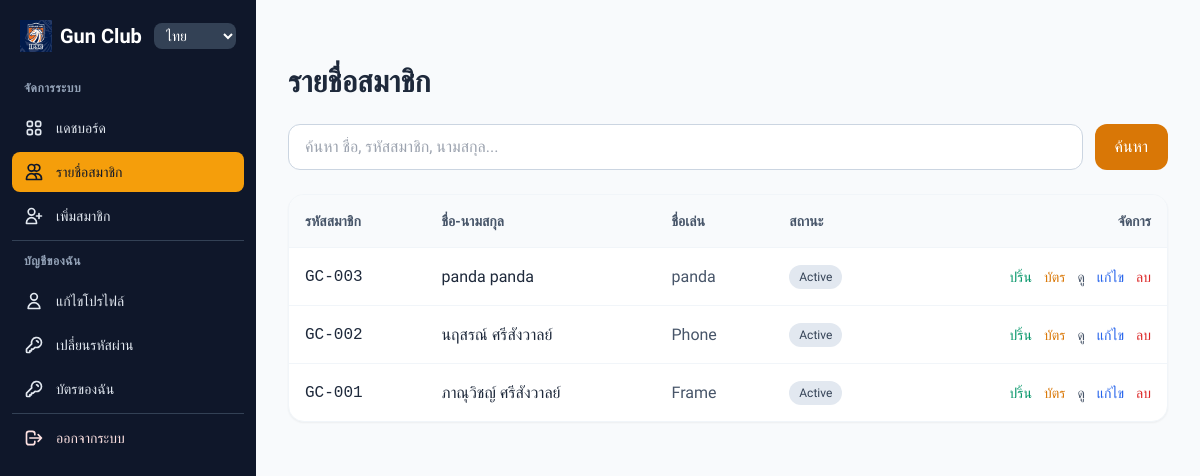
The page /th/members/ (signed in) on the database its author committed.
### members/models.py (models this page shows, shortened)
class Member(models.Model):
    ROLE_CHOICES = [
        ('MEMBER', 'Member'),
        ('STAFF', 'Staff'),
        ('COMMITTEE', 'Committee'),
        ('PRESIDENT', 'President'),
    ]
    BLOOD_CHOICES = [
        ('A', 'A'),
        ('B', 'B'),
        ('AB', 'AB'),
        ('O', 'O'),
    ]
    user = models.OneToOneField(User, on_delete=models.CASCADE)
    member_id = models.CharField(
        max_length=20,
        unique=True,
        editable=False
    )
    public_id = models.UUIDField(default=uuid.uuid4, unique=True, editable=False)
    first_name = models.CharField(max_length=100)
    last_name = models.CharField(max_length=100)
    first_name_en = models.CharField(max_length=100, blank=True)
    last_name_en = models.CharField(max_length=100, blank=True)
    nickname = models.CharField(max_length=50, blank=True)
    phone = models.CharField(max_length=20, blank=True, validators=[phone_validator])
    blood_group = models.CharField(
        max_length=3,
        choices=BLOOD_CHOICES,
        blank=True
    )
    address = models.TextField(blank=True)
    photo = models.ImageField(upload_to='member_photos/', blank=True, null=True)
    join_date = models.DateField()
    expire_date = models.DateField(blank=True, null=True)
    role = models.CharField(
        max_length=20,
        choices=ROLE_CHOICES,
        default='MEMBER'
    )
    is_active = models.BooleanField(default=True)
    class Meta:
        indexes = [
            models.Index(fields=['public_id']),
            models.Index(fields=['member_id']),
        ]
    @property
    def status(self):
        if self.expire_date and self.expire_date >= timezone.now().date():
            return "Active"
        return "Expired"

### members/decorators.py (the view)
        def wrapper(request, *args, **kwargs):
            try:
                member = Member.objects.get(user=request.user)
            except Member.DoesNotExist:
                messages.error(request, _("คุณไม่มีสิทธิ์เข้าหน้านี้"))
                return redirect("staff_login")
            if member.role not in allowed_roles:
                messages.error(request, _("คุณไม่มีสิทธิ์เข้าหน้านี้"))
                if member.role == "MEMBER":
                    return redirect("member_dashboard")
                return redirect("staff_dashboard")
            return view_func(request, *args, **kwargs)

### members/templates/members/member_list.html (shortened to what this page needs)
{% extends "base.html" %}
{% load i18n %}
{% block content %}
<div class="mb-6 flex flex-col sm:flex-row sm:items-center sm:justify-between gap-4">
    <h1 class="text-2xl sm:text-3xl font-bold text-slate-800">{% trans "รายชื่อสมาชิก" %}</h1>
</div>
<form method="GET" class="mb-6 flex flex-col sm:flex-row gap-2 sm:gap-3">
    <input type="text" name="q" value="{{ request.GET.q|default:'' }}"
           placeholder="{% trans 'ค้นหา ชื่อ, รหัสสมาชิก, นามสกุล...' %}"
           class="flex-1 border border-slate-300 rounded-xl px-4 py-2.5 focus:ring-2 focus:ring-amber-500 focus:border-amber-500 transition">
    <button type="submit" class="bg-amber-600 hover:bg-amber-700 text-white font-medium px-5 py-2.5 rounded-xl transition whitespace-nowrap">
        {% trans "ค้นหา" %}
    </button>
</form>
<div class="hidden md:block bg-white rounded-2xl shadow-sm border border-slate-100 overflow-hidden">
    <div class="overflow-x-auto">
        <table class="w-full">
            <thead class="bg-slate-50">
                <tr>
                    <th class="text-left p-4 text-sm font-semibold text-slate-600">{% trans "รหัสสมาชิก" %}</th>
                    <th class="text-left p-4 text-sm font-semibold text-slate-600">{% trans "ชื่อ-นามสกุล" %}</th>
                    <th class="text-left p-4 text-sm font-semibold text-slate-600">{% trans "ชื่อเล่น" %}</th>
                    <th class="text-left p-4 text-sm font-semibold text-slate-600">{% trans "สถานะ" %}</th>
                    <th class="text-right p-4 text-sm font-semibold text-slate-600">{% trans "จัดการ" %}</th>
                </tr>
            </thead>
            <tbody>
                {% for m in members %}
                <tr class="border-t border-slate-100 hover:bg-slate-50/50 transition">
                    <td class="p-4 font-mono font-medium text-slate-800">{{ m.member_id }}</td>
                    <td class="p-4">{{ m.first_name }} {{ m.last_name }}</td>
                    <td class="p-4 text-slate-600">{{ m.nickname|default:"—" }}</td>
                    <td class="p-4">
                        <span class="inline-flex px-2.5 py-1 rounded-full text-xs font-medium bg-slate-200 text-slate-700">
                            {{ m.status }}
                        </span>
                    </td>
                    <td class="p-4 text-right">
                        <a href="{% url 'card_print' m.public_id %}" class="text-emerald-600 hover:text-emerald-700 font-medium text-sm mr-2">{% trans "ปริ้น" %}</a>
                        <a href="{% url 'member_card' m.public_id %}" class="text-amber-600 hover:text-amber-700 font-medium text-sm mr-2">{% trans "บัตร" %}</a>
                        <a href="{% url 'member_detail' m.member_id %}" class="text-slate-600 hover:text-slate-800 font-medium text-sm mr-2">{% trans "ดู" %}</a>
                        <a href="{% url 'edit_member' m.pk %}" class="text-blue-600 hover:text-blue-700 font-medium text-sm mr-2">{% trans "แก้ไข" %}</a>
                        <a href="{% url 'delete_member' m.member_id %}" class="text-red-600 hover:text-red-700 font-medium text-sm">{% trans "ลบ" %}</a>
                    </td>
                </tr>
                {% empty %}
                <tr><td colspan="5" class="p-8 text-center text-slate-500">{% trans "ไม่พบสมาชิก" %}</td></tr>
                {% endfor %}
            </tbody>
        </table>
    </div>
</div>
{% endblock %}

### members/templates/base.html (shortened to what this page needs)
{% load i18n %}{% load static %}
<!DOCTYPE html>
<html lang="{{ request.LANGUAGE_CODE|default:'th' }}">
<head>
    <script src="https://cdn.tailwindcss.com"></script>
</head>
<body class="bg-slate-50 text-slate-800 antialiased">
<aside id="sidebar" class="fixed left-0 top-0 h-full w-64 bg-slate-900 text-white z-50 flex flex-col shadow-xl md:shadow-none transition-transform duration-300 ease-out -translate-x-full md:translate-x-0">
    <div class="p-5 pt-8 md:pt-5 flex items-center justify-between">
        <div class="text-xl font-bold flex items-center gap-2">
            <img src="{% static 'images/logo.jpg' %}" alt="Gun Club Logo" class="h-8 w-auto">
            Gun Club
        </div>
        <select onchange="switchLanguage(this.value)" class="bg-slate-700 text-white text-sm rounded-lg px-2 py-1 border-0 cursor-pointer">
            <option value="th" {% if request.LANGUAGE_CODE == 'th' %}selected{% endif %}>{% trans "ไทย" %}</option>
        </select>
    </div>
    <nav class="flex-1 px-3 pb-6 space-y-1 overflow-y-auto">
        <p class="px-3 py-2 text-xs font-semibold text-slate-400 uppercase tracking-wider">{% trans "จัดการระบบ" %}</p>
        <a href="{% url 'staff_dashboard' %}"
           class="flex items-center gap-3 px-3 py-2.5 rounded-lg text-sm font-medium transition
           {% if request.resolver_match.url_name == 'staff_dashboard' %}bg-amber-500 text-slate-900{% else %}hover:bg-slate-700 text-slate-200{% endif %}">
            {% trans "แดชบอร์ด" %}
        </a>
        <a href="{% url 'member_list' %}"
           class="flex items-center gap-3 px-3 py-2.5 rounded-lg text-sm font-medium transition
           {% if request.resolver_match.url_name == 'member_list' %}bg-amber-500 text-slate-900{% else %}hover:bg-slate-700 text-slate-200{% endif %}">
            <svg class="w-5 h-5 flex-shrink-0" fill="none" stroke="currentColor" viewBox="0 0 24 24"><path stroke-linecap="round" stroke-linejoin="round" stroke-width="2" d="M12 4.354a4 4 0 110 5.292M15 21H3v-1a6 6 0 0112 0v1zm0 0h6v-1a6 6 0 00-9-5.197M13 7a4 4 0 11-8 0 4 4 0 018 0z"/></svg>
            {% trans "รายชื่อสมาชิก" %}
        </a>
        <a href="{% url 'add_member' %}"
           class="flex items-center gap-3 px-3 py-2.5 rounded-lg text-sm font-medium transition
           {% if request.resolver_match.url_name == 'add_member' %}bg-amber-500 text-slate-900{% else %}hover:bg-slate-700 text-slate-200{% endif %}">
            <svg class="w-5 h-5 flex-shrink-0" fill="none" stroke="currentColor" viewBox="0 0 24 24"><path stroke-linecap="round" stroke-linejoin="round" stroke-width="2" d="M18 9v3m0 0v3m0-3h3m-3 0h-3m-2-5a4 4 0 11-8 0 4 4 0 018 0zM3 20a6 6 0 0112 0v1H3v-1z"/></svg>
            {% trans "เพิ่มสมาชิก" %}
        </a>
        <hr class="border-slate-700 my-4">
        <p class="px-3 py-2 text-xs font-semibold text-slate-400 uppercase tracking-wider">{% trans "บัญชีของฉัน" %}</p>
        <a href="{% url 'edit_profile' %}"
           class="flex items-center gap-3 px-3 py-2.5 rounded-lg text-sm font-medium transition
           {% if request.resolver_match.url_name == 'edit_profile' %}bg-amber-500 text-slate-900{% else %}hover:bg-slate-700 text-slate-200{% endif %}">
            <svg class="w-5 h-5 flex-shrink-0" fill="none" stroke="currentColor" viewBox="0 0 24 24"><path stroke-linecap="round" stroke-linejoin="round" stroke-width="2" d="M16 7a4 4 0 11-8 0 4 4 0 018 0zM12 14a7 7 0 00-7 7h14a7 7 0 00-7-7z"/></svg>
            {% trans "แก้ไขโปรไฟล์" %}
        </a>
        <a href="{% url 'change_password' %}"
           class="flex items-center gap-3 px-3 py-2.5 rounded-lg text-sm font-medium transition
           {% if request.resolver_match.url_name == 'change_password' %}bg-amber-500 text-slate-900{% else %}hover:bg-slate-700 text-slate-200{% endif %}">
            <svg class="w-5 h-5 flex-shrink-0" fill="none" stroke="currentColor" viewBox="0 0 24 24"><path stroke-linecap="round" stroke-linejoin="round" stroke-width="2" d="M15 7a2 2 0 012 2m4 0a6 6 0 01-7.743 5.743L11 17H9v2H7v2H4a1 1 0 01-1-1v-2.586a1 1 0 01.293-.707l5.964-5.964A6 6 0 1121 9z"/></svg>
            {% trans "เปลี่ยนรหัสผ่าน" %}
        </a>
        <a href="{% url 'my_card' %}"
           class="flex items-center gap-3 px-3 py-2.5 rounded-lg text-sm font-medium transition
           {% if request.resolver_match.url_name == 'my_card' %}bg-amber-500 text-slate-900{% else %}hover:bg-slate-700 text-slate-200{% endif %}">
            <svg class="w-5 h-5 flex-shrink-0" fill="none" stroke="currentColor" viewBox="0 0 24 24"><path stroke-linecap="round" stroke-linejoin="round" stroke-width="2" d="M15 7a2 2 0 012 2m4 0a6 6 0 01-7.743 5.743L11 17H9v2H7v2H4a1 1 0 01-1-1v-2.586a1 1 0 01.293-.707l5.964-5.964A6 6 0 1121 9z"/></svg>
            {% trans "บัตรของฉัน" %}
        </a>
        <hr class="border-slate-700 my-4">
        <a href="{% url 'staff_logout' %}"
           class="flex items-center gap-3 px-3 py-2.5 rounded-lg text-sm font-medium hover:bg-red-600 text-red-100 transition">
            <svg class="w-5 h-5 flex-shrink-0" fill="none" stroke="currentColor" viewBox="0 0 24 24"><path stroke-linecap="round" stroke-linejoin="round" stroke-width="2" d="M17 16l4-4m0 0l-4-4m4 4H7m6 4v1a3 3 0 01-3 3H6a3 3 0 01-3-3V7a3 3 0 013-3h4a3 3 0 013 3v1"/></svg>
            {% trans "ออกจากระบบ" %}
        </a>
    </nav>
</aside>
<main class="min-h-screen pt-14 md:pt-8 md:pl-64 pb-8">
        <div class="p-4 sm:p-6 lg:p-8 max-w-7xl mx-auto">
            {% block content %}
            {% endblock %}
        </div>
</main>
</body>
</html>

### members/templates/base.html (style rules this page uses)
body { font-family: 'Sarabun', sans-serif; }

### rows shown on the page
Member: member_id "GC-003", first_name "panda", last_name "panda", nickname "panda", status "Active"
Member: member_id "GC-002", first_name "นฤสรณ์", last_name "ศรีสังวาลย์", nickname "Phone", status "Active"
Member: member_id "GC-001", first_name "ภาณุวิชญ์", last_name "ศรีสังวาลย์", nickname "Frame", status "Active"
